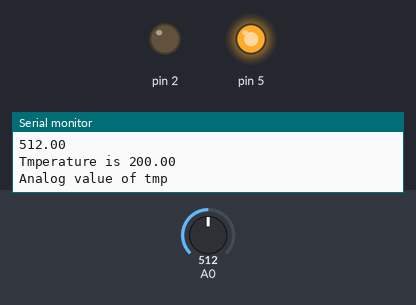
Simulated run of this sketch. Board: Arduino Uno, built with avr-gcc and run on an emulated ATmega328P. Parts: output pins drawn as LEDs (lit = HIGH), the last lines printed to the serial monitor. The inputs (shaded band) are chosen by the test bench; at power-on: A0 = 512.

Above: at 1.2 s.
1.3 s: A0 set to 223
2.8 s: A0 set to 196
At 4.0 s:
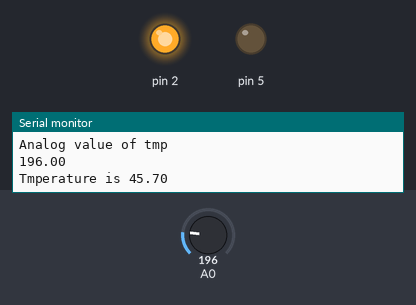
4.3 s: A0 set to 306
At 5.8 s:
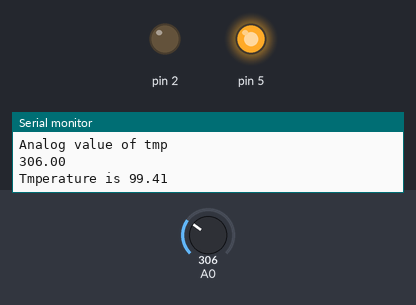
Timing chart, 0 to 7.3 s (numbered marks = the images above; inputs shaded):
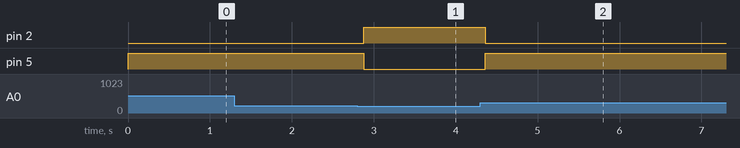

Measured:
- the behaviour switches between 205 and 204 on A0 (found by bisection; images 0 and 1)
- after the input at 2.8 s, pin 2: LOW → HIGH after 0.08 s; pin 5: HIGH → LOW after 0.08 s
- after the input at 4.3 s, pin 2: HIGH → LOW after 0.06 s; pin 5: LOW → HIGH after 0.06 s

The sketch:

smart_temperature1.ino
```cpp
float tmp,tmpc,tmpmv;

void setup()
{
  pinMode(A0,INPUT);
  pinMode(2,OUTPUT);
  pinMode(5,OUTPUT);
  Serial.begin(9600);
}

void loop()
{
  tmp = analogRead(A0);

  Serial.println("Analog value of tmp ");
  Serial.println(tmp);
  tmpmv=tmp*5000/1024;
  tmpc=(tmpmv/10)+(-50);
  Serial.print("Tmperature is ");
  Serial.println(tmpc);
  if(tmpc<50)
  {
    digitalWrite(2,HIGH);
    digitalWrite(5,LOW);
  }
  else
  {
    digitalWrite(2,LOW);
    digitalWrite(5,HIGH);
  }
}
```
